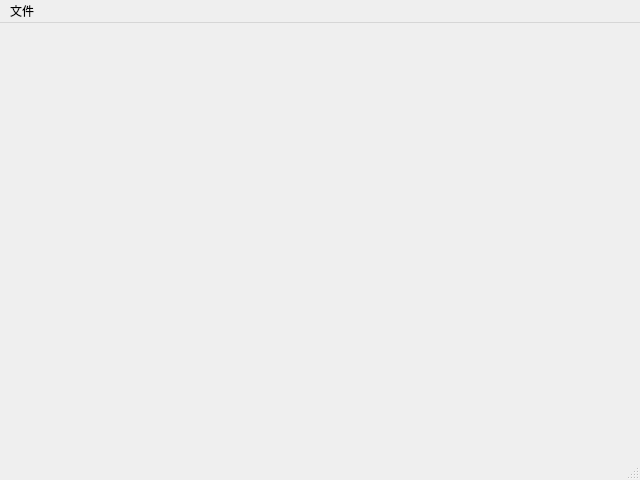
<?xml version="1.0" encoding="UTF-8"?>
<ui version="4.0">
 <class>MainWindow</class>
 <widget class="QMainWindow" name="MainWindow">
  <property name="geometry">
   <rect>
    <x>0</x>
    <y>0</y>
    <width>640</width>
    <height>480</height>
   </rect>
  </property>
  <property name="windowTitle">
   <string>Medical Image Viewer</string>
  </property>
  <widget class="QWidget" name="centralwidget">
   <layout class="QGridLayout" name="gridLayout">
    <item row="0" column="0">
     <widget class="QVTKWidget" name="m_AxialWidget"/>
    </item>
    <item row="0" column="1">
     <widget class="QVTKWidget" name="m_SagittalWidget"/>
    </item>
    <item row="1" column="0">
     <widget class="QVTKWidget" name="m_CoronalWidget"/>
    </item>
    <item row="1" column="1">
     <widget class="QVTKWidget" name="m_3DWidget"/>
    </item>
   </layout>
  </widget>
  <widget class="QMenuBar" name="menubar">
   <property name="geometry">
    <rect>
     <x>0</x>
     <y>0</y>
     <width>640</width>
     <height>23</height>
    </rect>
   </property>
   <widget class="QMenu" name="m_Menu">
    <property name="title">
     <string>文件</string>
    </property>
    <addaction name="m_ActionOpen"/>
   </widget>
   <addaction name="m_Menu"/>
  </widget>
  <widget class="QStatusBar" name="m_Statusbar"/>
  <action name="m_ActionOpen">
   <property name="text">
    <string>打开...</string>
   </property>
  </action>
 </widget>
 <customwidgets>
  <customwidget>
   <class>QVTKWidget</class>
   <extends>QWidget</extends>
   <header>QVTKWidget.h</header>
  </customwidget>
 </customwidgets>
 <resources/>
 <connections/>
</ui>
